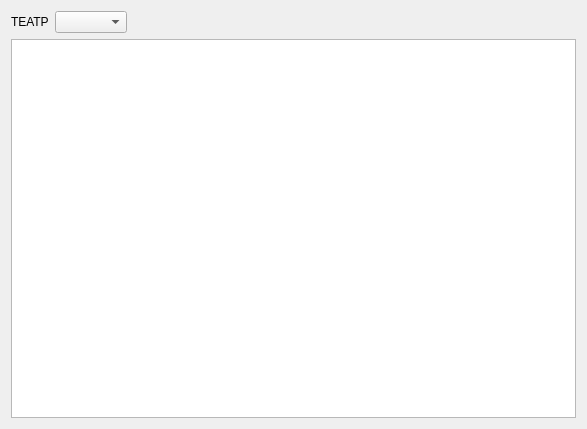
<?xml version="1.0" encoding="UTF-8"?>
<ui version="4.0">
 <class>DialogTicketState</class>
 <widget class="QDialog" name="DialogTicketState">
  <property name="geometry">
   <rect>
    <x>0</x>
    <y>0</y>
    <width>587</width>
    <height>429</height>
   </rect>
  </property>
  <property name="windowTitle">
   <string>DialogTicketState</string>
  </property>
  <layout class="QVBoxLayout" name="verticalLayout">
   <item>
    <layout class="QHBoxLayout" name="horizontalLayout">
     <item>
      <widget class="QLabel" name="label">
       <property name="text">
        <string>ТЕАТР</string>
       </property>
      </widget>
     </item>
     <item>
      <widget class="QComboBox" name="comboBox"/>
     </item>
     <item>
      <spacer name="horizontalSpacer">
       <property name="orientation">
        <enum>Qt::Horizontal</enum>
       </property>
       <property name="sizeHint" stdset="0">
        <size>
         <width>40</width>
         <height>20</height>
        </size>
       </property>
      </spacer>
     </item>
    </layout>
   </item>
   <item>
    <widget class="QTreeWidget" name="treeWidget">
     <property name="columnCount">
      <number>0</number>
     </property>
    </widget>
   </item>
  </layout>
 </widget>
 <layoutdefault spacing="6" margin="11"/>
 <resources/>
 <connections>
  <connection>
   <sender>comboBox</sender>
   <signal>activated(QString)</signal>
   <receiver>DialogTicketState</receiver>
   <slot>TheaterSelected(QString)</slot>
   <hints>
    <hint type="sourcelabel">
     <x>83</x>
     <y>19</y>
    </hint>
    <hint type="destinationlabel">
     <x>150</x>
     <y>19</y>
    </hint>
   </hints>
  </connection>
 </connections>
 <slots>
  <slot>TheaterSelected(QString)</slot>
 </slots>
</ui>
